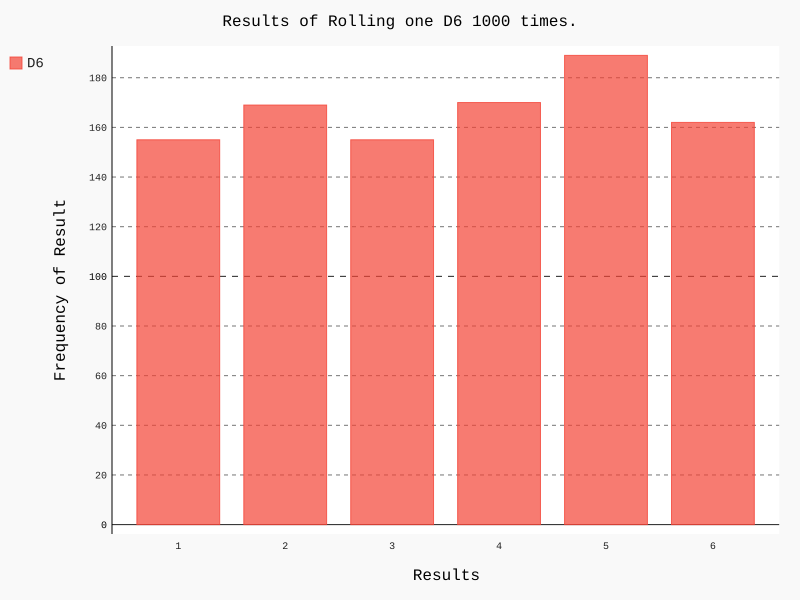

Reproduce this figure in Python.
#_*_ coding: utf_8 _*_
import pygal
from die import Die

die = Die()

#生成投掷结果
results=[]
for roll_num in range(1000):
    result = die.roll()
    results.append(result)

#统计结果分布情况
frequencies = []
for value in range(1,die.num_sides+1):
    frequency = results.count(value)
    frequencies.append(frequency)

#对结果可视化
hist = pygal.Bar()

hist.title = "Results of Rolling one D6 1000 times."
hist.x_labels = ['1','2','3','4','5','6']
hist.x_title = "Results"
hist.y_title = "Frequency of Result"

hist.add('D6',frequencies)
hist.render_to_file('die_visual.svg')

#print frequencies
